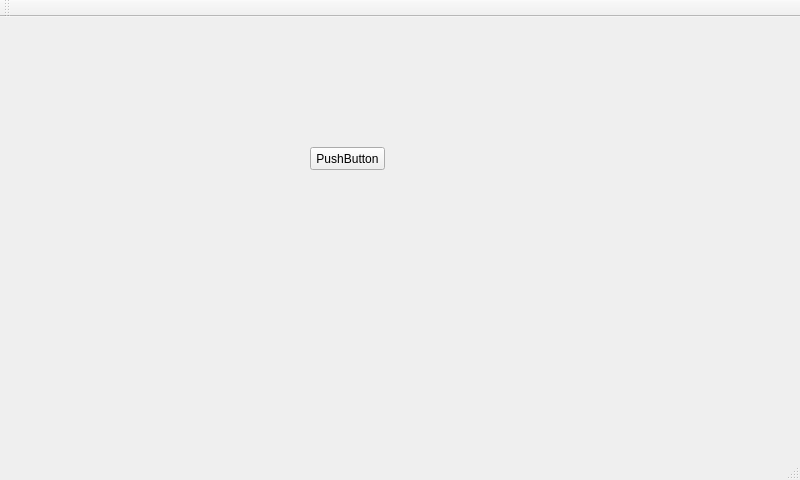
<?xml version="1.0" encoding="UTF-8"?>
<ui version="4.0">
 <class>MainWindow</class>
 <widget class="QMainWindow" name="MainWindow">
  <property name="geometry">
   <rect>
    <x>0</x>
    <y>0</y>
    <width>800</width>
    <height>480</height>
   </rect>
  </property>
  <property name="windowTitle">
   <string>MainWindow</string>
  </property>
  <widget class="QWidget" name="centralWidget">
   <widget class="QPushButton" name="get_btn">
    <property name="geometry">
     <rect>
      <x>310</x>
      <y>130</y>
      <width>75</width>
      <height>23</height>
     </rect>
    </property>
    <property name="text">
     <string>PushButton</string>
    </property>
   </widget>
  </widget>
  <widget class="QMenuBar" name="menuBar">
   <property name="geometry">
    <rect>
     <x>0</x>
     <y>0</y>
     <width>800</width>
     <height>21</height>
    </rect>
   </property>
  </widget>
  <widget class="QToolBar" name="mainToolBar">
   <attribute name="toolBarArea">
    <enum>TopToolBarArea</enum>
   </attribute>
   <attribute name="toolBarBreak">
    <bool>false</bool>
   </attribute>
  </widget>
  <widget class="QStatusBar" name="statusBar"/>
 </widget>
 <layoutdefault spacing="6" margin="11"/>
 <resources/>
 <connections/>
</ui>
